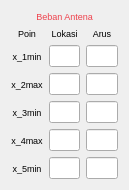
   <widget class="QWidget" name="layoutWidget">
    <property name="geometry">
     <rect>
      <x>30</x>
      <y>190</y>
      <width>129</width>
      <height>155</height>
     </rect>
    </property>
    <layout class="QGridLayout" name="gridLayout_4">
     <item row="0" column="0" colspan="3">
      <widget class="QLabel" name="label_4">
       <property name="font">
        <font>
         <pointsize>7</pointsize>
        </font>
       </property>
       <property name="styleSheet">
        <string notr="true">color: rgb(238, 65, 76)</string>
       </property>
       <property name="text">
        <string>Beban Antena</string>
       </property>
       <property name="alignment">
        <set>Qt::AlignCenter</set>
       </property>
      </widget>
     </item>
     <item row="1" column="0">
      <widget class="QLabel" name="poin_label_4">
       <property name="font">
        <font>
         <pointsize>7</pointsize>
        </font>
       </property>
       <property name="text">
        <string>Poin</string>
       </property>
       <property name="alignment">
        <set>Qt::AlignCenter</set>
       </property>
      </widget>
     </item>
     <item row="1" column="1">
      <widget class="QLabel" name="lokasi_label_4">
       <property name="font">
        <font>
         <pointsize>7</pointsize>
        </font>
       </property>
       <property name="text">
        <string>Lokasi</string>
       </property>
       <property name="alignment">
        <set>Qt::AlignCenter</set>
       </property>
      </widget>
     </item>
     <item row="1" column="2">
      <widget class="QLabel" name="arus_label_4">
       <property name="font">
        <font>
         <pointsize>7</pointsize>
        </font>
       </property>
       <property name="text">
        <string>Arus</string>
       </property>
       <property name="alignment">
        <set>Qt::AlignCenter</set>
       </property>
      </widget>
     </item>
     <item row="2" column="0">
      <widget class="QLabel" name="x_1min_label_4">
       <property name="font">
        <font>
         <pointsize>7</pointsize>
        </font>
       </property>
       <property name="text">
        <string>x_1min</string>
       </property>
       <property name="alignment">
        <set>Qt::AlignCenter</set>
       </property>
      </widget>
     </item>
     <item row="2" column="1">
      <widget class="QLineEdit" name="lokasi_a_1">
       <property name="font">
        <font>
         <pointsize>7</pointsize>
        </font>
       </property>
       <property name="text">
        <string/>
       </property>
      </widget>
     </item>
     <item row="2" column="2">
      <widget class="QLineEdit" name="arus_a_1">
       <property name="font">
        <font>
         <pointsize>7</pointsize>
        </font>
       </property>
       <property name="text">
        <string/>
       </property>
      </widget>
     </item>
     <item row="3" column="0">
      <widget class="QLabel" name="x_2max_label_4">
       <property name="font">
        <font>
         <pointsize>7</pointsize>
        </font>
       </property>
       <property name="text">
        <string>x_2max</string>
       </property>
       <property name="alignment">
        <set>Qt::AlignCenter</set>
       </property>
      </widget>
     </item>
     <item row="3" column="1">
      <widget class="QLineEdit" name="lokasi_a_2">
       <property name="font">
        <font>
         <pointsize>7</pointsize>
        </font>
       </property>
       <property name="text">
        <string/>
       </property>
      </widget>
     </item>
     <item row="3" column="2">
      <widget class="QLineEdit" name="arus_a_2">
       <property name="font">
        <font>
         <pointsize>7</pointsize>
        </font>
       </property>
       <property name="text">
        <string/>
       </property>
      </widget>
     </item>
     <item row="4" column="0">
      <widget class="QLabel" name="x_3min_label_4">
       <property name="font">
        <font>
         <pointsize>7</pointsize>
        </font>
       </property>
       <property name="text">
        <string>x_3min</string>
       </property>
       <property name="alignment">
        <set>Qt::AlignCenter</set>
       </property>
      </widget>
     </item>
     <item row="4" column="1">
      <widget class="QLineEdit" name="lokasi_a_3">
       <property name="font">
        <font>
         <pointsize>7</pointsize>
        </font>
       </property>
       <property name="text">
        <string/>
       </property>
      </widget>
     </item>
     <item row="4" column="2">
      <widget class="QLineEdit" name="arus_a_3">
       <property name="font">
        <font>
         <pointsize>7</pointsize>
        </font>
       </property>
       <property name="text">
        <string/>
       </property>
      </widget>
     </item>
     <item row="5" column="0">
      <widget class="QLabel" name="x_4max_label_4">
       <property name="font">
        <font>
         <pointsize>7</pointsize>
        </font>
       </property>
       <property name="text">
        <string>x_4max</string>
       </property>
       <property name="alignment">
        <set>Qt::AlignCenter</set>
       </property>
      </widget>
     </item>
     <item row="5" column="1">
      <widget class="QLineEdit" name="lokasi_a_4">
       <property name="font">
        <font>
         <pointsize>7</pointsize>
        </font>
       </property>
       <property name="text">
        <string/>
       </property>
      </widget>
     </item>
     <item row="5" column="2">
      <widget class="QLineEdit" name="arus_a_4">
       <property name="font">
        <font>
         <pointsize>7</pointsize>
        </font>
       </property>
       <property name="text">
        <string/>
       </property>
      </widget>
     </item>
     <item row="6" column="0">
      <widget class="QLabel" name="x_5min_label_4">
       <property name="font">
        <font>
         <pointsize>7</pointsize>
        </font>
       </property>
       <property name="text">
        <string>x_5min</string>
       </property>
       <property name="alignment">
        <set>Qt::AlignCenter</set>
       </property>
      </widget>
     </item>
     <item row="6" column="1">
      <widget class="QLineEdit" name="lokasi_a_5">
       <property name="font">
        <font>
         <pointsize>7</pointsize>
        </font>
       </property>
       <property name="text">
        <string/>
       </property>
      </widget>
     </item>
     <item row="6" column="2">
      <widget class="QLineEdit" name="arus_a_5">
       <property name="font">
        <font>
         <pointsize>7</pointsize>
        </font>
       </property>
       <property name="text">
        <string/>
       </property>
      </widget>
     </item>
    </layout>
   </widget>
